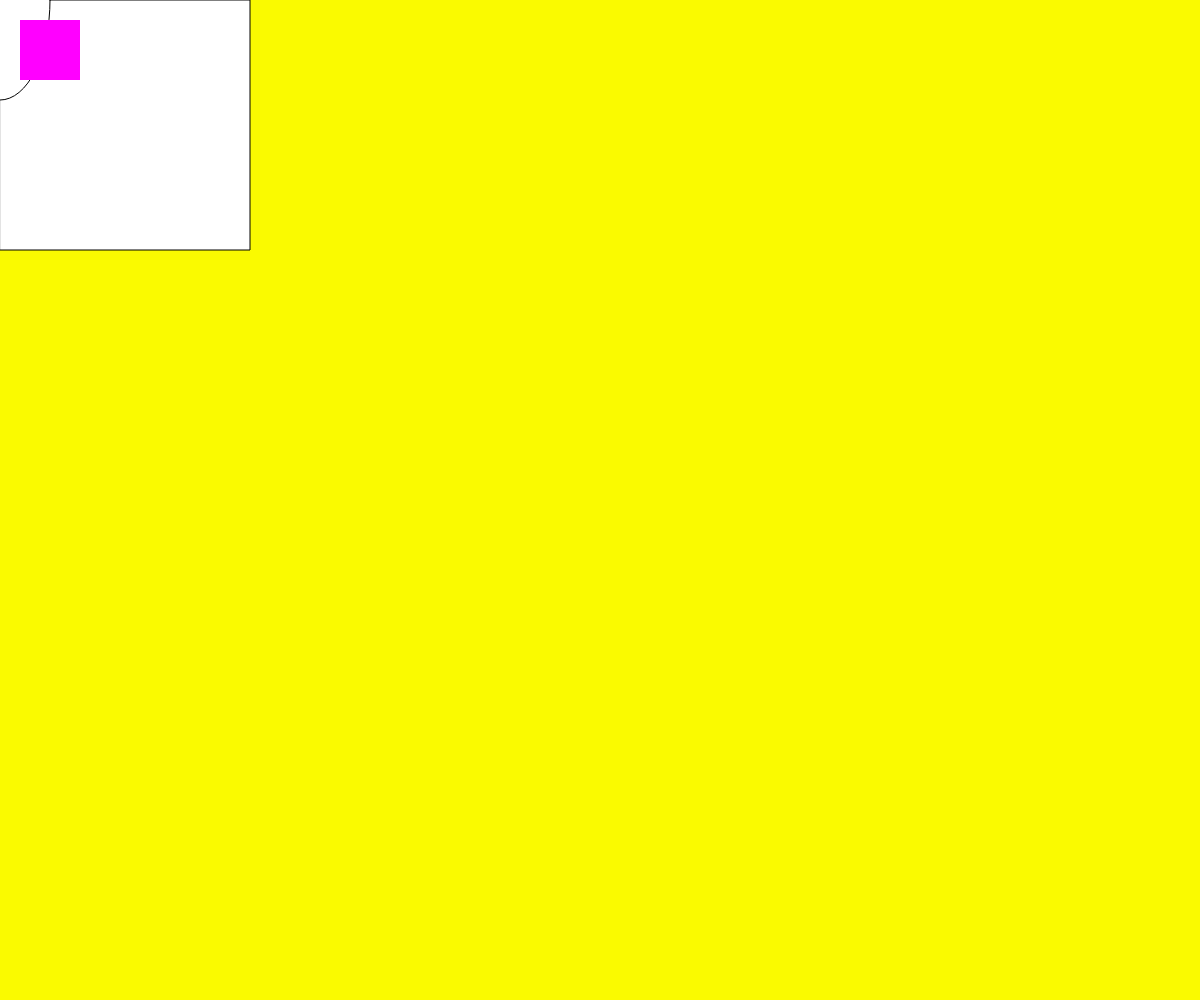
Frame 1 (no input)
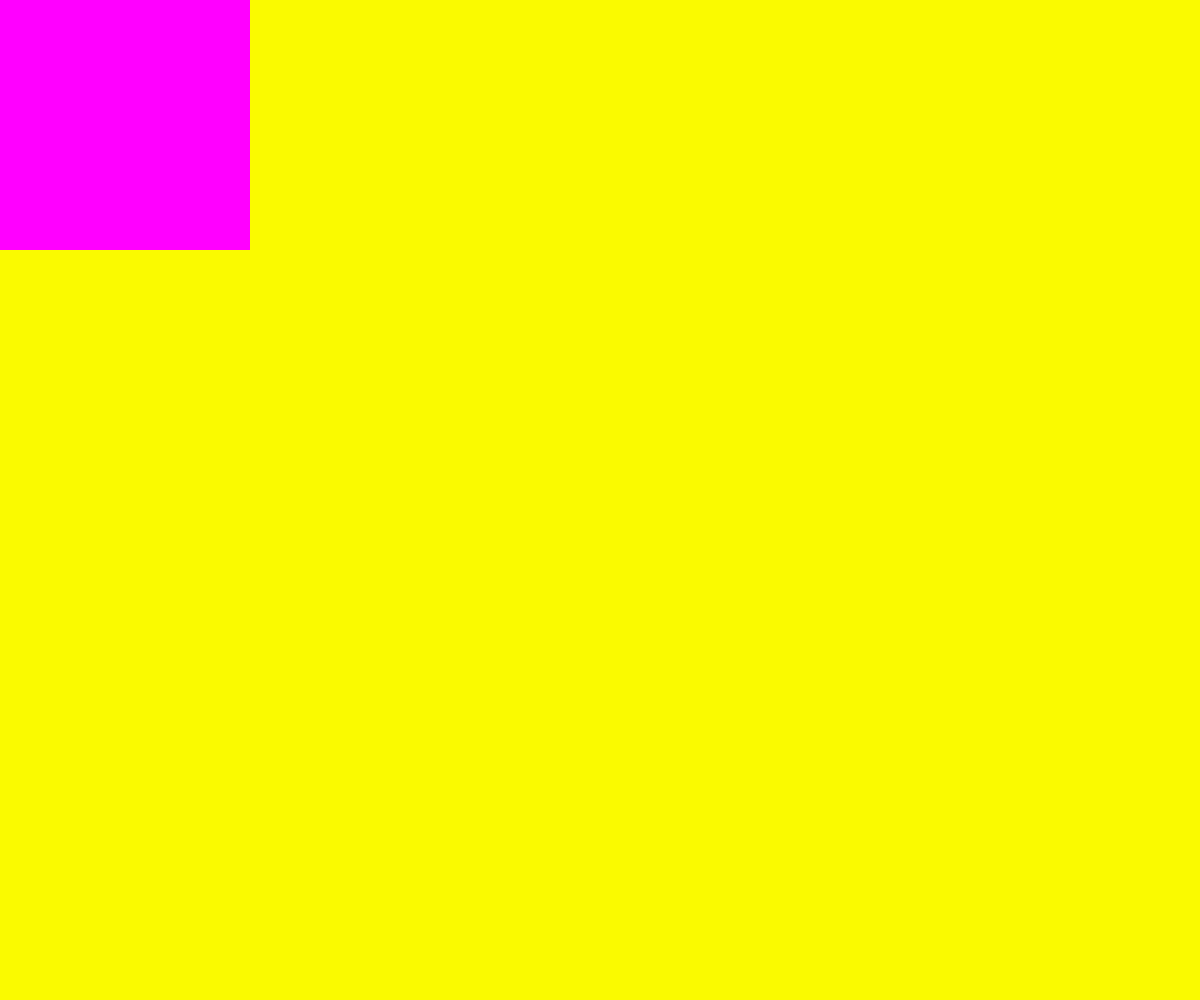
Frame 60 (no input)
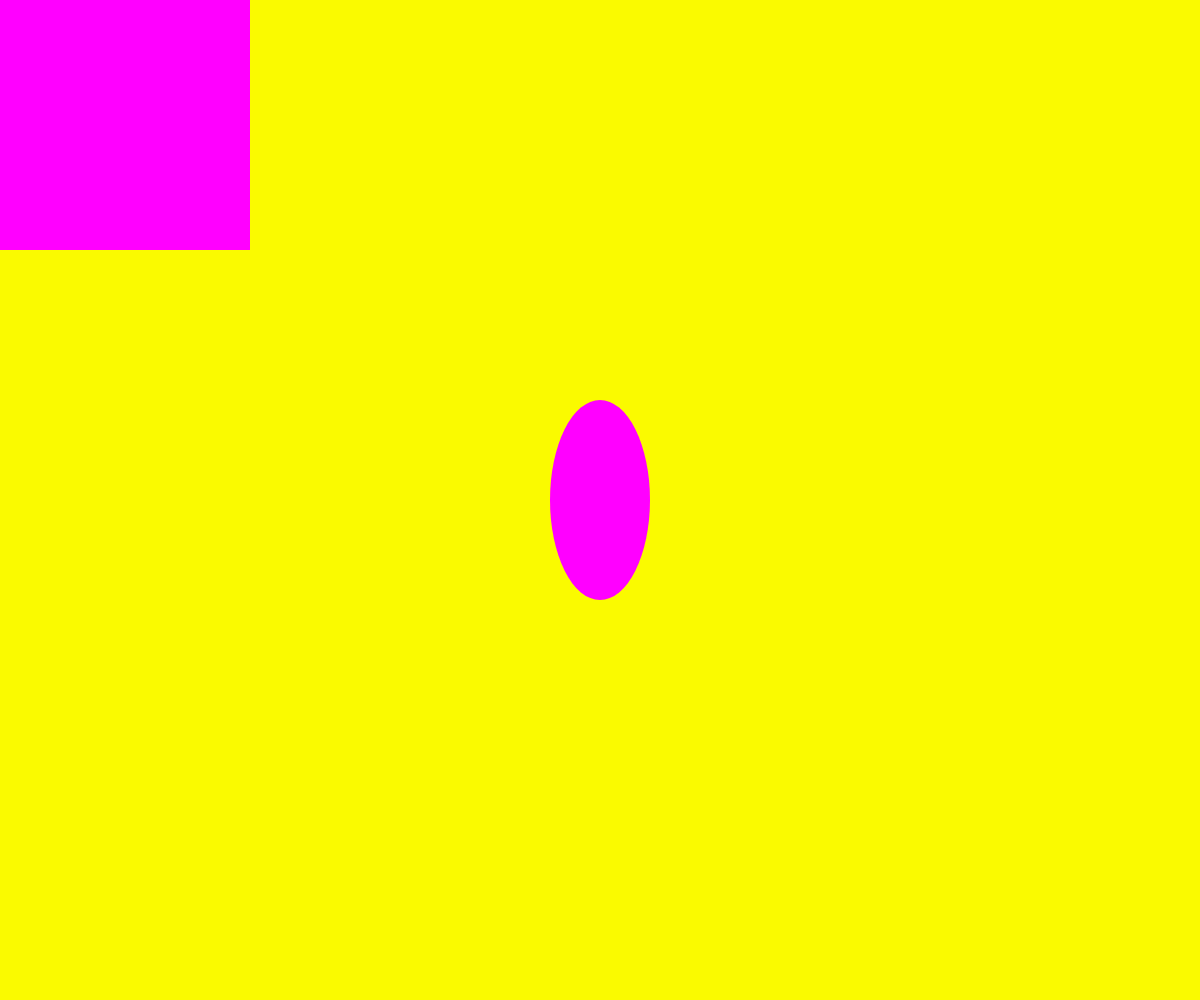
Frame 120 (the mouse pressed at the canvas centre since frame 60)

The p5.js sketch that drew these frames (run headless with seeded random() and noise() and a simulated clock; from frame 60 on, the mouse is pressed at the canvas centre):

// p5.js sketch
// ── sketch.js
let escala =20;


function setup() {
  createCanvas(windowWidth, windowHeight);
  for (let iterador = 0; iterador < 10; iterador++) {
    console.log(iterador)
}
}

function draw() {
  background(250, 250, 0);
  //console.log(frameCount);
  //fill para llenar el color de elipse y cuadrado
 square(0, 0, 250);
  ellipse(mouseX, mouseY, 10*10, 20*10);
  const c = color('magenta');
fill(c);
noStroke();
square(20, 20, 60);
describe('A magenta square on a gray canvas.');
  
  
  
  
  
}
